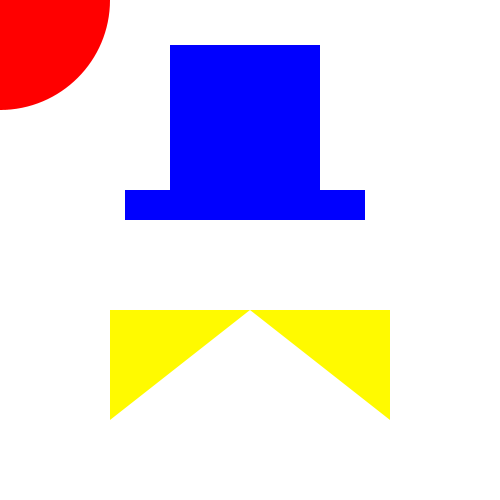
Frame 1 (no input)
Frame 60 (the mouse pressed at the canvas centre just before this capture): identical to frame 1, image omitted
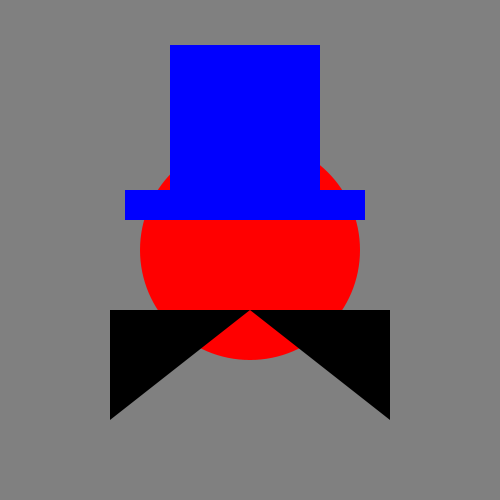
Frame 120 (the mouse held since frame 60 and released just before this capture)

The Processing sketch that drew these frames (run headless with seeded random() and noise(); from frame 60 on, the mouse is pressed at the canvas centre):

// Processing sketch: processing_85119
// ── processing_85119.pde

// header

/*****************************************
* Header Title: elaborate the title here
* more details of sketch here
* include any credits to other people
* Your Name - date when created
*****************************************/


// global variables

// setup
int x, y;// will be used to reference the mouse position
int ellipse_diameter = 220;// this is the diameter of the ellispe. Change value to change ellipse diameter
void setup() {
  size(500, 500);
  smooth();
}

// draw

void draw(){
  x = mouseX;
  y = mouseY;

  background(0);
  
   if ( x < 250) {
    background(255);
   }
   
   else if ( x >= 200 && x < 400) {
    background(128);}
  
  fill(255, 0, 0);// red inside
  noStroke();// no outline
  ellipse(mouseX, mouseY, ellipse_diameter, ellipse_diameter);
  
  fill(0, 0, 255);// blue inside  
  noStroke();// no outline  
  rect(170, 45, 150, 150);
  
  fill(0, 0, 255);// blue inside  
  noStroke();// no outline  
  rect(125, 190, 240, 30);
  
    // 3. left eye - rect(x, y, width, height);
  //fill(255);// black eye center//
  //ellipse(225, 260, 20, 20);
  // 4. right eye - rect(x, y, width, height);
  //ellipse(275, 260, 20, 20);//
  
  if (mousePressed) {
    fill(0);
  } else {
    fill(255,250,0);
  }
  triangle(390, 420, 390, 310, 250, 310);
  
  triangle(110, 420, 110, 310, 250, 310);}
